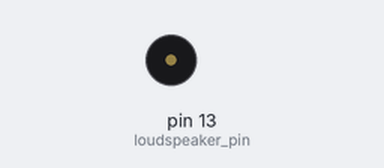
Simulated run of this sketch. Board: Arduino Uno, built with avr-gcc and run on an emulated ATmega328P. On the bench: buzzer (waves = sounding).

Above: at 1.0 s.
At 11.4 s:
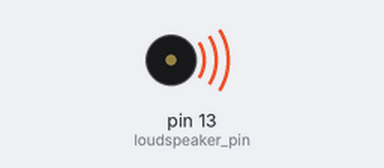
Timing chart, 0 to 12.1 s (numbered marks = the images above):
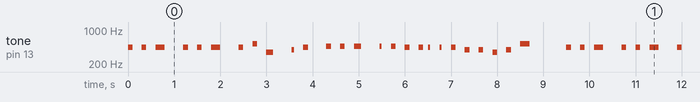

The sketch:

sikenyou.ino
```cpp
const int loudspeaker_pin = 13;
const int base_time = 16 * 50;

void setup() {
  // put your setup code here, to run once:
  pinMode(loudspeaker_pin, OUTPUT);
}

void loop() {
  // put your main code here, to run repeatedly:
  tone(loudspeaker_pin, 440);
  delay(base_time / 8);
  noTone(loudspeaker_pin);
  delay(base_time / 4);
  tone(loudspeaker_pin, 440);
  delay(base_time / 8);
  noTone(loudspeaker_pin);
  delay(base_time / 4);
  tone(loudspeaker_pin, 440);
  delay(base_time / 4);
  noTone(loudspeaker_pin);
  delay(base_time / 2);
  tone(loudspeaker_pin, 440);
  delay(base_time / 8);
  noTone(loudspeaker_pin);
  delay(base_time / 4);
  tone(loudspeaker_pin, 440);
  delay(base_time / 8);
  noTone(loudspeaker_pin);
  delay(base_time / 4);
  tone(loudspeaker_pin, 440);
  delay(base_time / 4);
  noTone(loudspeaker_pin);
  delay(base_time / 2);
  tone(loudspeaker_pin, 440);
  delay(base_time / 8);
  noTone(loudspeaker_pin);
  delay(base_time / 4);
  tone(loudspeaker_pin, 523);
  delay(base_time / 8);
  noTone(loudspeaker_pin);
  delay(base_time / 4);
  tone(loudspeaker_pin, 349);
  delay(base_time * 3 / 2 / 8);
  noTone(loudspeaker_pin);
  delay(base_time / 2);
  tone(loudspeaker_pin, 392);
  delay(base_time / 16);
  noTone(loudspeaker_pin);
  delay(base_time / 4);
  tone(loudspeaker_pin, 440);
  delay(base_time / 8);
  noTone(loudspeaker_pin);
  delay(base_time / 2);
  tone(loudspeaker_pin, 466);
  delay(base_time / 8);
  noTone(loudspeaker_pin);
  delay(base_time / 4);
  tone(loudspeaker_pin, 466);
  delay(base_time / 8);
  noTone(loudspeaker_pin);
  delay(base_time / 4);
  tone(loudspeaker_pin, 466);
  delay(base_time * 3 / 2 / 8);
  noTone(loudspeaker_pin);
  delay(base_time / 2);
  tone(loudspeaker_pin, 466);
  delay(base_time / 16);
  noTone(loudspeaker_pin);
  delay(base_time / 4);
  tone(loudspeaker_pin, 466);
  delay(base_time / 8);
  noTone(loudspeaker_pin);
  delay(base_time / 4);
  tone(loudspeaker_pin, 440);
  delay(base_time / 8);
  noTone(loudspeaker_pin);
  delay(base_time / 4);
  tone(loudspeaker_pin, 440);
  delay(base_time / 8);
  noTone(loudspeaker_pin);
  delay(base_time / 8);
  tone(loudspeaker_pin, 440);
  delay(base_time / 16);
  noTone(loudspeaker_pin);
  delay(base_time / 4);
  tone(loudspeaker_pin, 440);
  delay(base_time / 16);
  noTone(loudspeaker_pin);
  delay(base_time / 4);
  tone(loudspeaker_pin, 440);
  delay(base_time / 8);
  noTone(loudspeaker_pin);
  delay(base_time / 4);
  tone(loudspeaker_pin, 392);
  delay(base_time / 8);
  noTone(loudspeaker_pin);
  delay(base_time / 4);
  tone(loudspeaker_pin, 392);
  delay(base_time / 8);
  noTone(loudspeaker_pin);
  delay(base_time / 4);
  tone(loudspeaker_pin, 349);
  delay(base_time / 8);
  noTone(loudspeaker_pin);
  delay(base_time / 4);
  tone(loudspeaker_pin, 392);
  delay(base_time / 8);
  noTone(loudspeaker_pin);
  delay(base_time / 4);
  tone(loudspeaker_pin, 523);
  delay(base_time / 4);
  noTone(loudspeaker_pin);
  delay(base_time / 1);

  tone(loudspeaker_pin, 440);
  delay(base_time / 8);
  noTone(loudspeaker_pin);
  delay(base_time / 4);
  tone(loudspeaker_pin, 440);
  delay(base_time / 8);
  noTone(loudspeaker_pin);
  delay(base_time / 4);
  tone(loudspeaker_pin, 440);
  delay(base_time / 4);
  noTone(loudspeaker_pin);
  delay(base_time / 2);
  tone(loudspeaker_pin, 440);
  delay(base_time / 8);
  noTone(loudspeaker_pin);
  delay(base_time / 4);
  tone(loudspeaker_pin, 440);
  delay(base_time / 8);
  noTone(loudspeaker_pin);
  delay(base_time / 4);
  tone(loudspeaker_pin, 440);
  delay(base_time / 4);
  noTone(loudspeaker_pin);
  delay(base_time / 2);
  tone(loudspeaker_pin, 440);
  delay(base_time / 8);
  noTone(loudspeaker_pin);
  delay(base_time / 4);
  tone(loudspeaker_pin, 523);
  delay(base_time / 8);
  noTone(loudspeaker_pin);
  delay(base_time / 4);
  tone(loudspeaker_pin, 349);
  delay(base_time * 3 / 2 / 8);
  noTone(loudspeaker_pin);
  delay(base_time / 2);
  tone(loudspeaker_pin, 392);
  delay(base_time / 16);
  noTone(loudspeaker_pin);
  delay(base_time / 4);
  tone(loudspeaker_pin, 440);
  delay(base_time / 8);
  noTone(loudspeaker_pin);
  delay(base_time / 2);
  tone(loudspeaker_pin, 466);
  delay(base_time / 8);
  noTone(loudspeaker_pin);
  delay(base_time / 4);
  tone(loudspeaker_pin, 466);
  delay(base_time / 8);
  noTone(loudspeaker_pin);
  delay(base_time / 4);
  tone(loudspeaker_pin, 466);
  delay(base_time * 3 / 2 / 8);
  noTone(loudspeaker_pin);
  delay(base_time / 2);
  tone(loudspeaker_pin, 466);
  delay(base_time / 16);
  noTone(loudspeaker_pin);
  delay(base_time / 4);
  tone(loudspeaker_pin, 466);
  delay(base_time / 8);
  noTone(loudspeaker_pin);
  delay(base_time / 4);
  tone(loudspeaker_pin, 440);
  delay(base_time / 8);
  noTone(loudspeaker_pin);
  delay(base_time / 4);
  tone(loudspeaker_pin, 440);
  delay(base_time / 8);
  noTone(loudspeaker_pin);
  delay(base_time / 8);
  tone(loudspeaker_pin, 440);
  delay(base_time / 16);
  noTone(loudspeaker_pin);
  delay(base_time / 4);
  tone(loudspeaker_pin, 440);
  delay(base_time / 16);
  noTone(loudspeaker_pin);
  delay(base_time / 4);
  tone(loudspeaker_pin, 523);
  delay(base_time / 8);
  noTone(loudspeaker_pin);
  delay(base_time / 4);
  tone(loudspeaker_pin, 523);
  delay(base_time / 8);
  noTone(loudspeaker_pin);
  delay(base_time / 4);
  tone(loudspeaker_pin, 466);
  delay(base_time / 8);
  noTone(loudspeaker_pin);
  delay(base_time / 4);
  tone(loudspeaker_pin, 392);
  delay(base_time / 8);
  noTone(loudspeaker_pin);
  delay(base_time / 4);
  tone(loudspeaker_pin, 349);
  delay(base_time / 8);
  noTone(loudspeaker_pin);
  delay(base_time / 1);

}
```

Measured:
- by itself, tone on pin 13 (loudspeaker_pin): plays 440 Hz for 0.10 s, 440 Hz for 0.10 s, 440 Hz for 0.20 s, 440 Hz for 0.10 s, 440 Hz for 0.10 s, 440 Hz for 0.20 s … (357 notes in this stretch)
